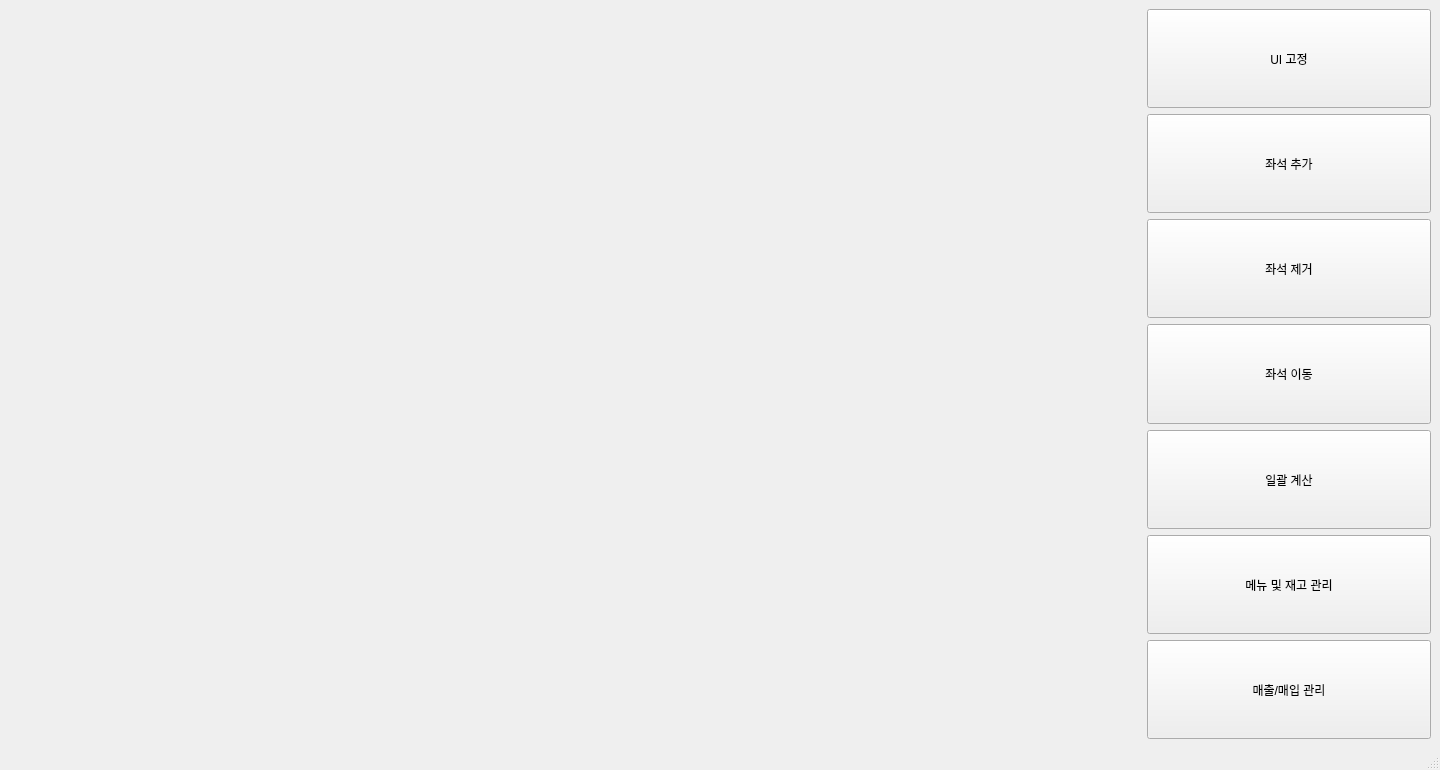
<?xml version="1.0" encoding="UTF-8"?>
<ui version="4.0">
 <class>MainWindow</class>
 <widget class="QMainWindow" name="MainWindow">
  <property name="geometry">
   <rect>
    <x>0</x>
    <y>0</y>
    <width>1440</width>
    <height>770</height>
   </rect>
  </property>
  <property name="sizePolicy">
   <sizepolicy hsizetype="Expanding" vsizetype="Expanding">
    <horstretch>0</horstretch>
    <verstretch>0</verstretch>
   </sizepolicy>
  </property>
  <property name="windowTitle">
   <string>MainWindow</string>
  </property>
  <widget class="QWidget" name="centralwidget">
   <property name="sizePolicy">
    <sizepolicy hsizetype="Expanding" vsizetype="Expanding">
     <horstretch>0</horstretch>
     <verstretch>0</verstretch>
    </sizepolicy>
   </property>
   <layout class="QGridLayout" name="gridLayout_2">
    <item row="0" column="0">
     <layout class="QGridLayout" name="gridLayout" rowstretch="0" columnstretch="4,0,0,1">
      <item row="0" column="3">
       <layout class="QVBoxLayout" name="verticalLayout_4">
        <property name="spacing">
         <number>-1</number>
        </property>
        <item>
         <widget class="QPushButton" name="pin_ui">
          <property name="sizePolicy">
           <sizepolicy hsizetype="Expanding" vsizetype="Expanding">
            <horstretch>0</horstretch>
            <verstretch>0</verstretch>
           </sizepolicy>
          </property>
          <property name="text">
           <string>UI 고정</string>
          </property>
         </widget>
        </item>
        <item>
         <widget class="QPushButton" name="seat_add">
          <property name="sizePolicy">
           <sizepolicy hsizetype="Expanding" vsizetype="Expanding">
            <horstretch>0</horstretch>
            <verstretch>0</verstretch>
           </sizepolicy>
          </property>
          <property name="text">
           <string>좌석 추가</string>
          </property>
         </widget>
        </item>
        <item>
         <widget class="QPushButton" name="seat_delete">
          <property name="sizePolicy">
           <sizepolicy hsizetype="Expanding" vsizetype="Expanding">
            <horstretch>0</horstretch>
            <verstretch>0</verstretch>
           </sizepolicy>
          </property>
          <property name="text">
           <string>좌석 제거</string>
          </property>
         </widget>
        </item>
        <item>
         <widget class="QPushButton" name="seat_move">
          <property name="sizePolicy">
           <sizepolicy hsizetype="Expanding" vsizetype="Expanding">
            <horstretch>0</horstretch>
            <verstretch>0</verstretch>
           </sizepolicy>
          </property>
          <property name="text">
           <string>좌석 이동</string>
          </property>
         </widget>
        </item>
        <item>
         <widget class="QPushButton" name="pushButton">
          <property name="sizePolicy">
           <sizepolicy hsizetype="Expanding" vsizetype="MinimumExpanding">
            <horstretch>0</horstretch>
            <verstretch>0</verstretch>
           </sizepolicy>
          </property>
          <property name="text">
           <string>일괄 계산</string>
          </property>
         </widget>
        </item>
        <item>
         <widget class="QPushButton" name="menu_change">
          <property name="sizePolicy">
           <sizepolicy hsizetype="Expanding" vsizetype="Expanding">
            <horstretch>0</horstretch>
            <verstretch>0</verstretch>
           </sizepolicy>
          </property>
          <property name="text">
           <string>메뉴 및 재고 관리</string>
          </property>
         </widget>
        </item>
        <item>
         <widget class="QPushButton" name="stock">
          <property name="sizePolicy">
           <sizepolicy hsizetype="Expanding" vsizetype="Expanding">
            <horstretch>0</horstretch>
            <verstretch>0</verstretch>
           </sizepolicy>
          </property>
          <property name="text">
           <string>매출/매입 관리</string>
          </property>
         </widget>
        </item>
       </layout>
      </item>
      <item row="0" column="0">
       <spacer name="horizontalSpacer">
        <property name="orientation">
         <enum>Qt::Horizontal</enum>
        </property>
        <property name="sizeHint" stdset="0">
         <size>
          <width>40</width>
          <height>20</height>
         </size>
        </property>
       </spacer>
      </item>
     </layout>
    </item>
   </layout>
  </widget>
  <widget class="QMenuBar" name="menubar">
   <property name="geometry">
    <rect>
     <x>0</x>
     <y>0</y>
     <width>1440</width>
     <height>24</height>
    </rect>
   </property>
   <property name="sizePolicy">
    <sizepolicy hsizetype="Expanding" vsizetype="Minimum">
     <horstretch>0</horstretch>
     <verstretch>0</verstretch>
    </sizepolicy>
   </property>
  </widget>
  <widget class="QStatusBar" name="statusbar"/>
 </widget>
 <resources/>
 <connections/>
</ui>
